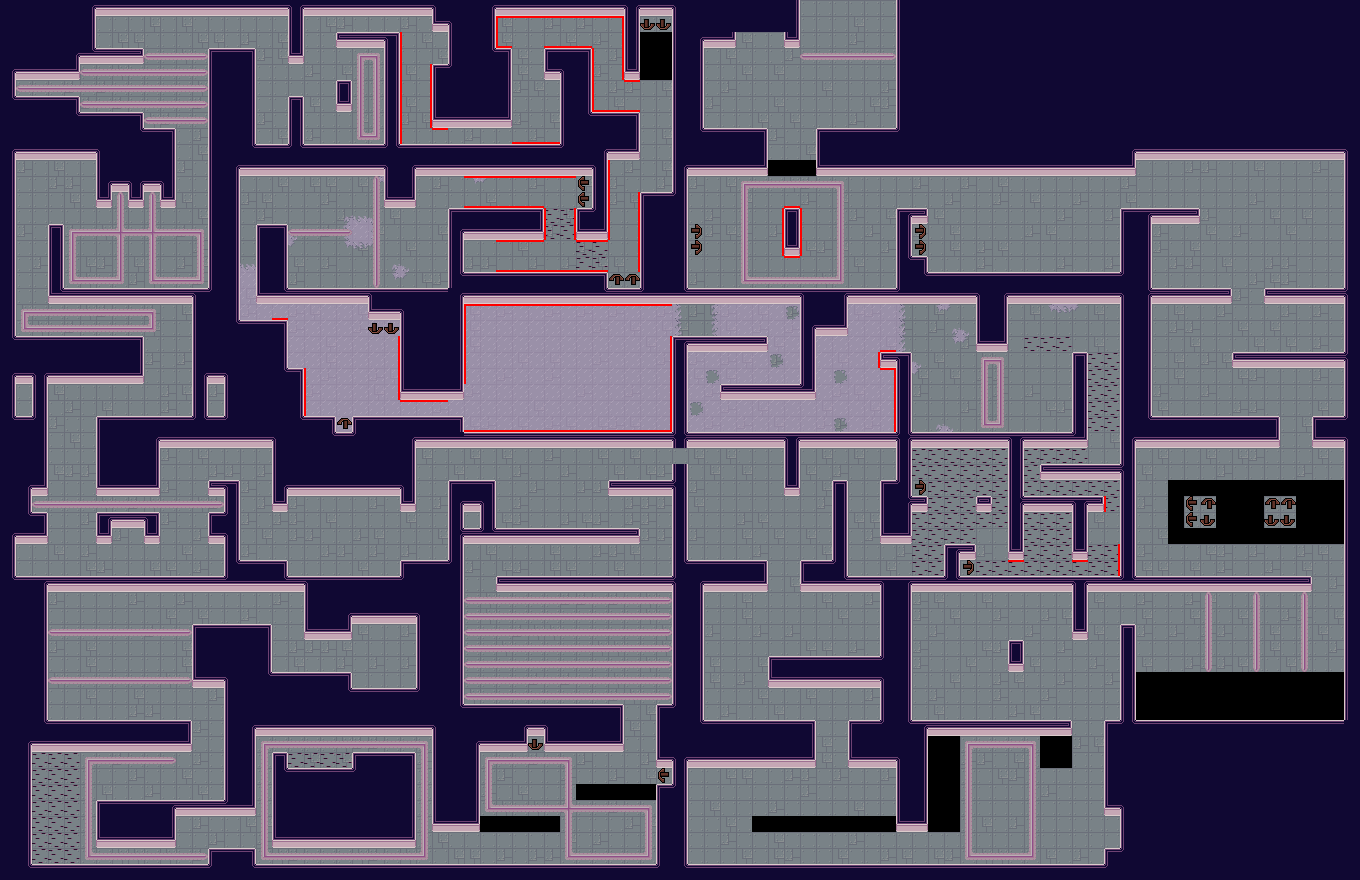

A level layout from a 2D game, rendered from its tile map. Below: a short description, then the map file with tile-grid data replaced by summaries:
An orthogonal 85x55 tile map with 16x16 px tiles, 5 tile layers (ground0, ground1, over, wall0, ...) and 120 objects (49x Blade, 24x Tesla, 15x Launcher, 10x Thwomp, 7x Spinner, ...).

<map version="1.0" orientation="orthogonal" width="85" height="55" tilewidth="16" tileheight="16">
 <tileset firstgid="1" name="tileset" tilewidth="16" tileheight="16">
  <image source="tileset.png" width="256" height="256" />
 </tileset>
 <layer name="ground0" width="85" height="55">
  <data>[4675 cells, 4556 non-empty, 4 distinct tile ids]</data>
 </layer>
 <layer name="ground1" width="85" height="55" opacity="0.9">
  <data>[4675 cells, 343 non-empty, 10 distinct tile ids]</data>
 </layer>
 <layer name="over" width="85" height="55">
  <data>[4675 cells, 574 non-empty, 23 distinct tile ids]</data>
 </layer>
 <layer name="wall0" width="85" height="55">
  <data>[4675 cells, 2047 non-empty, 16 distinct tile ids]</data>
 </layer>
 <layer name="wall1" width="85" height="55">
  <data>[4675 cells, 269 non-empty, 19 distinct tile ids]</data>
 </layer>
 <objectgroup name="active" width="85" height="55">
  <object type="Blade" x="96" y="624" width="16" height="16">
   <properties>
    <property name="dir" value="right" />
   </properties>
  </object>
  <object type="Blade" x="160" y="672" width="16" height="16">
   <properties>
    <property name="dir" value="left" />
   </properties>
  </object>
  <object type="Blade" x="80" y="800" width="16" height="16">
   <properties>
    <property name="dir" value="down" />
    <property name="offset" value=".5" />
   </properties>
  </object>
  <object type="Blade" x="96" y="752" width="16" height="16">
   <properties>
    <property name="dir" value="right" />
    <property name="offset" value=".1" />
   </properties>
  </object>
  <object type="Blade" x="272" y="848" width="16" height="16">
   <properties>
    <property name="dir" value="right" />
    <property name="offset" value="0." />
   </properties>
  </object>
  <object type="Blade" x="368" y="736" width="16" height="16">
   <properties>
    <property name="dir" value="right" />
    <property name="offset" value="0." />
   </properties>
  </object>
  <object type="Blade" x="560" y="848" width="16" height="16">
   <properties>
    <property name="dir" value="right" />
    <property name="offset" value="0." />
   </properties>
  </object>
  <object type="Blade" x="560" y="784" width="16" height="16">
   <properties>
    <property name="dir" value="up" />
    <property name="offset" value="0." />
   </properties>
  </object>
  <object type="Blade" x="464" y="688" width="16" height="16">
   <properties>
    <property name="dir" value="right" />
    <property name="offset" value="0." />
   </properties>
  </object>
  <object type="Blade" x="496" y="656" width="16" height="16">
   <properties>
    <property name="dir" value="right" />
    <property name="offset" value="0." />
   </properties>
  </object>
  <object type="Blade" x="528" y="624" width="16" height="16">
   <properties>
    <property name="dir" value="right" />
    <property name="offset" value="0." />
   </properties>
  </object>
  <object type="Blade" x="560" y="592" width="16" height="16">
   <properties>
    <property name="dir" value="right" />
    <property name="offset" value="0." />
   </properties>
  </object>
  <object type="Blade" x="656" y="672" width="16" height="16">
   <properties>
    <property name="dir" value="left" />
    <property name="offset" value="0." />
   </properties>
  </object>
  <object type="Blade" x="624" y="640" width="16" height="16">
   <properties>
    <property name="dir" value="left" />
    <property name="offset" value="0." />
   </properties>
  </object>
  <object type="Blade" x="592" y="608" width="16" height="16">
   <properties>
    <property name="dir" value="left" />
    <property name="offset" value="0." />
   </properties>
  </object>
  <object type="Tesla" x="464" y="512" width="16" height="16">
   <properties>
    <property name="id" value="0" />
    <property name="links" value="1" />
    <property name="offset" value="45" />
    <property name="time" value="55" />
   </properties>
  </object>
  <object type="Tesla" x="624" y="464" width="16" height="16">
   <properties>
    <property name="id" value="1" />
    <property name="links" value="" />
    <property name="offset" value="0" />
    <property name="time" value="-1" />
   </properties>
  </object>
  <object type="Tesla" x="384" y="496" width="16" height="16">
   <properties>
    <property name="id" value="0" />
    <property name="links" value="10" />
    <property name="offset" value="30" />
    <property name="time" value="42" />
   </properties>
  </object>
  <object type="Tesla" x="384" y="560" width="16" height="16">
   <properties>
    <property name="id" value="10" />
    <property name="links" value="" />
    <property name="offset" value="0" />
    <property name="time" value="-1" />
   </properties>
  </object>
  <object type="Tesla" x="368" y="560" width="16" height="16">
   <properties>
    <property name="id" value="11" />
    <property name="links" value="" />
    <property name="offset" value="0" />
    <property name="time" value="-1" />
   </properties>
  </object>
  <object type="Tesla" x="352" y="560" width="16" height="16">
   <properties>
    <property name="id" value="12" />
    <property name="links" value="" />
    <property name="offset" value="0" />
    <property name="time" value="-1" />
   </properties>
  </object>
  <object type="Tesla" x="336" y="560" width="16" height="16">
   <properties>
    <property name="id" value="13" />
    <property name="links" value="" />
    <property name="offset" value="0" />
    <property name="time" value="-1" />
   </properties>
  </object>
  <object type="Tesla" x="320" y="560" width="16" height="16">
   <properties>
    <property name="id" value="14" />
    <property name="links" value="" />
    <property name="offset" value="0" />
    <property name="time" value="-1" />
   </properties>
  </object>
  <object type="Tesla" x="304" y="560" width="16" height="16">
   <properties>
    <property name="id" value="15" />
    <property name="links" value="" />
    <property name="offset" value="0" />
    <property name="time" value="-1" />
   </properties>
  </object>
  <object type="Tesla" x="288" y="560" width="16" height="16">
   <properties>
    <property name="id" value="16" />
    <property name="links" value="" />
    <property name="offset" value="0" />
    <property name="time" value="-1" />
   </properties>
  </object>
  <object type="Tesla" x="368" y="496" width="16" height="16">
   <properties>
    <property name="id" value="1" />
    <property name="links" value="11" />
    <property name="offset" value="18" />
    <property name="time" value="42" />
   </properties>
  </object>
  <object type="Tesla" x="352" y="496" width="16" height="16">
   <properties>
    <property name="id" value="2" />
    <property name="links" value="12" />
    <property name="offset" value="6" />
    <property name="time" value="42" />
   </properties>
  </object>
  <object type="Tesla" x="336" y="496" width="16" height="16">
   <properties>
    <property name="id" value="3" />
    <property name="links" value="13" />
    <property name="offset" value="36" />
    <property name="time" value="42" />
   </properties>
  </object>
  <object type="Tesla" x="320" y="496" width="16" height="16">
   <properties>
    <property name="id" value="4" />
    <property name="links" value="14" />
    <property name="offset" value="24" />
    <property name="time" value="42" />
   </properties>
  </object>
  <object type="Tesla" x="304" y="496" width="16" height="16">
   <properties>
    <property name="id" value="5" />
    <property name="links" value="15" />
    <property name="offset" value="12" />
    <property name="time" value="42" />
   </properties>
  </object>
  </objectgroup>
</map>
<!-- 90 of 120 objects omitted -->
